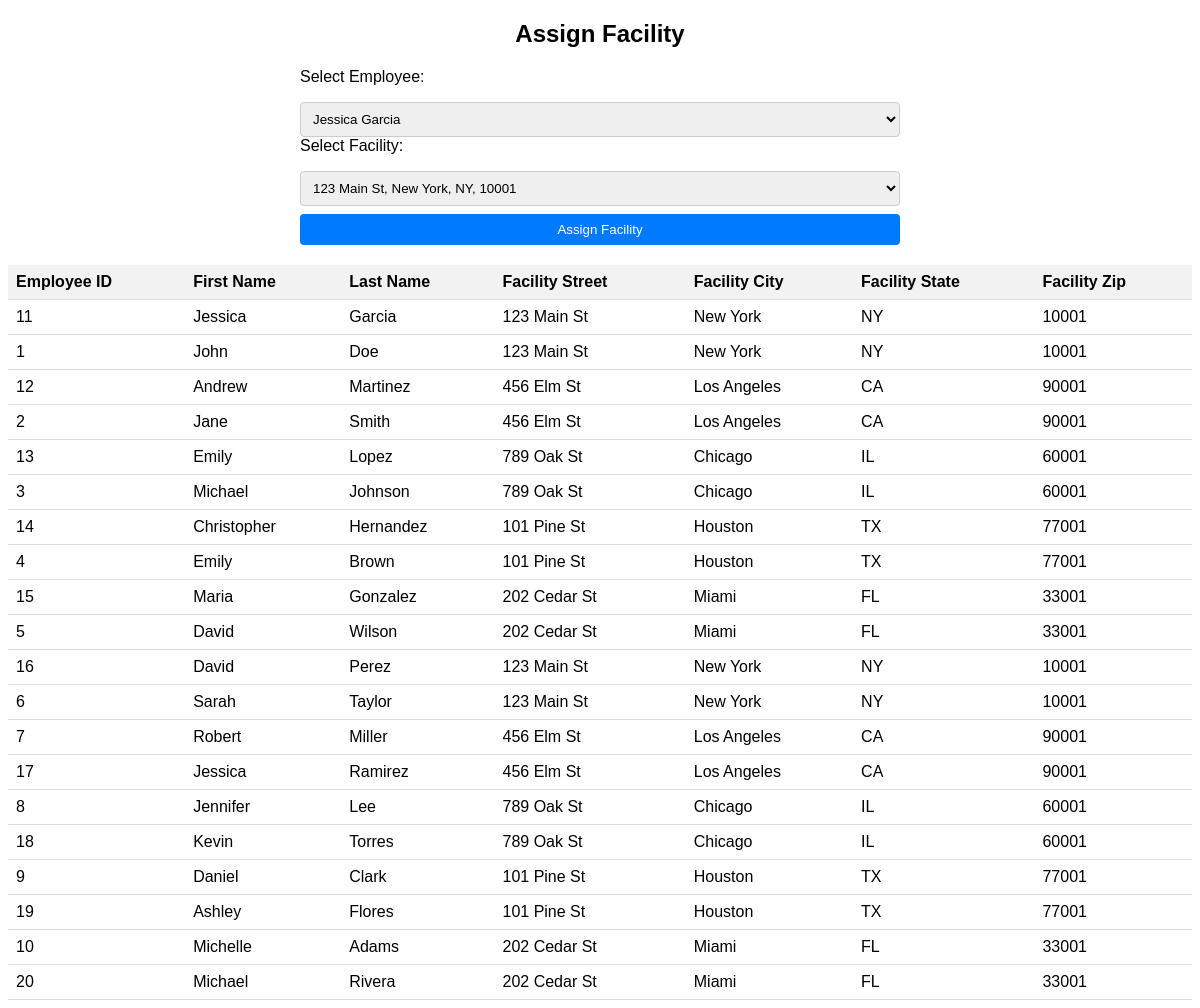
/modules/efm/employee-assignments/assign_facility.php, run on the app's committed database.
### tables this page shows
CREATE TABLE `employee` (
  `SSN` varchar(50) NOT NULL CHECK (LENGTH(`SSN`) = 9),
  `EmpID` int(10) NOT NULL AUTO_INCREMENT,
  `FName` varchar(120) DEFAULT NULL,
  `Minit` varchar(50) DEFAULT NULL,
  `LName` varchar(50) DEFAULT NULL,
  `Street` varchar(50) DEFAULT NULL,
  `City` varchar(50) DEFAULT NULL,
  `State` varchar(50) DEFAULT NULL,
  `Zip` varchar(50) DEFAULT NULL,
  `Salary` int(10) DEFAULT NULL,
  `Hiredate` DATETIME NULL DEFAULT current_timestamp(),
  `Jobclass` varchar(120) DEFAULT NULL,
  `FacID` int(10) DEFAULT NULL,
  UNIQUE (EmpID),
  PRIMARY KEY (`SSN`)
);

CREATE TABLE `Facility` (
  `FacID` int(10) NOT NULL AUTO_INCREMENT,
  `Street` varchar(120) DEFAULT NULL,
  `City` varchar(50) DEFAULT NULL,
  `State` varchar(50) DEFAULT NULL,
  `Zip` varchar(50) DEFAULT NULL,
  `Size` varchar(50) DEFAULT NULL,
  `Office_Count` int(10) NOT NULL,
  `Room_Count` int(10) DEFAULT NULL,
  `P_Code` int(10) DEFAULT NULL,
  `Date_Time` timestamp NULL DEFAULT current_timestamp(),
  `FacType` varchar(120) DEFAULT NULL,
  `Desc` varchar(50) DEFAULT NULL,
  PRIMARY KEY (`FacID`)
);

### modules/efm/employee-assignments/assign_facility.php (the view, shortened to what this page needs)
<!DOCTYPE html>
<html lang="en">
<head>
</head>
<body>
<h2>Assign Facility</h2>
<form action="<?php echo $_SERVER['PHP_SELF']; ?>" method="post">
    <label for="employee">Select Employee:</label>
    <select name="employee" id="employee" required>
        <?php
        include("config.php");
        $sql = "SELECT * FROM Employee";
        $result = mysqli_query($con, $sql);
        while ($row = mysqli_fetch_assoc($result)) {
            echo "<option value='" . $row['EmpID'] . "'>" . $row['FName'] . " " . $row['LName'] . "</option>";
        }
        ?>
    </select>
    <label for="facility">Select Facility:</label>
    <select name="facility" id="facility" required>
        <?php
        $sql = "SELECT * FROM Facility";
        $result = mysqli_query($con, $sql);
        while ($row = mysqli_fetch_assoc($result)) {
            echo "<option value='" . $row['FacID'] . "'>" . $row['Street'] . ", " . $row['City'] . ", " . $row['State'] . ", " . $row['Zip'] . "</option>";
        }
        ?>
    </select>
    <button type="submit" name="submit">Assign Facility</button>
    </form>
<table>
    <thead>
        <tr>
            <th>Employee ID</th>
            <th>First Name</th>
            <th>Last Name</th>
            <th>Facility Street</th>
            <th>Facility City</th>
            <th>Facility State</th>
            <th>Facility Zip</th>
        </tr>
    </thead>
    <tbody>
        <?php
        $sql = "SELECT Employee.EmpID, Employee.FName, Employee.LName, Facility.Street, Facility.City, Facility.State, Facility.Zip
                FROM Employee
                LEFT JOIN Facility ON Employee.FacID = Facility.FacID";
        $result = mysqli_query($con, $sql);
        if (mysqli_num_rows($result) > 0) {
            while ($row = mysqli_fetch_assoc($result)) {
                ?>
                <tr>
                    <td><?php echo $row['EmpID']; ?></td>
                    <td><?php echo $row['FName']; ?></td>
                    <td><?php echo $row['LName']; ?></td>
                    <td><?php echo $row['Street'] ?? ''; ?></td>
                    <td><?php echo $row['City'] ?? ''; ?></td>
                    <td><?php echo $row['State'] ?? ''; ?></td>
                    <td><?php echo $row['Zip'] ?? ''; ?></td>
                </tr>
                <?php
            }
        } else {
            echo "<tr><td colspan='7'>No assignments found</td></tr>";
        }
        ?>
    </tbody>
</table>
</body>
</html>

### modules/efm/employee-assignments/assign_facility.php (style rules this page uses)
body { font-family: Arial, sans-serif; }
h2 { text-align: center; }
form { max-width: 600px; margin: 0 auto; }
label { display: block; margin-bottom: 8px; }
select, button { padding: 8px; margin-top: 8px; border: 1px solid #ccc; border-radius: 4px; width: 100%; box-sizing: border-box; }
button { background-color: #007bff; color: #fff; border: none; cursor: pointer; }
table { width: 100%; border-collapse: collapse; margin-top: 20px; }
th, td { padding: 8px; text-align: left; border-bottom: 1px solid #ddd; }
th { background-color: #f2f2f2; }

### data on the page
employee: EmpID "11", FName "Jessica", LName "Garcia", FacID.Street "123 Main St", FacID.City "New York", FacID.State "NY", FacID.Zip "10001"
employee: EmpID "1", FName "John", LName "Doe", FacID.Street "123 Main St", FacID.City "New York", FacID.State "NY", FacID.Zip "10001"
employee: EmpID "12", FName "Andrew", LName "Martinez", FacID.Street "456 Elm St", FacID.City "Los Angeles", FacID.State "CA", FacID.Zip "90001"
employee: EmpID "2", FName "Jane", LName "Smith", FacID.Street "456 Elm St", FacID.City "Los Angeles", FacID.State "CA", FacID.Zip "90001"
employee: EmpID "13", FName "Emily", LName "Lopez", FacID.Street "789 Oak St", FacID.City "Chicago", FacID.State "IL", FacID.Zip "60001"
employee: EmpID "3", FName "Michael", LName "Johnson", FacID.Street "789 Oak St", FacID.City "Chicago", FacID.State "IL", FacID.Zip "60001"
employee: EmpID "14", FName "Christopher", LName "Hernandez", FacID.Street "101 Pine St", FacID.City "Houston", FacID.State "TX", FacID.Zip "77001"
employee: EmpID "4", FName "Emily", LName "Brown", FacID.Street "101 Pine St", FacID.City "Houston", FacID.State "TX", FacID.Zip "77001"
employee: EmpID "15", FName "Maria", LName "Gonzalez", FacID.Street "202 Cedar St", FacID.City "Miami", FacID.State "FL", FacID.Zip "33001"
employee: EmpID "5", FName "David", LName "Wilson", FacID.Street "202 Cedar St", FacID.City "Miami", FacID.State "FL", FacID.Zip "33001"
employee: EmpID "16", FName "David", LName "Perez", FacID.Street "123 Main St", FacID.City "New York", FacID.State "NY", FacID.Zip "10001"
employee: EmpID "6", FName "Sarah", LName "Taylor", FacID.Street "123 Main St", FacID.City "New York", FacID.State "NY", FacID.Zip "10001"
employee: EmpID "7", FName "Robert", LName "Miller", FacID.Street "456 Elm St", FacID.City "Los Angeles", FacID.State "CA", FacID.Zip "90001"
employee: EmpID "17", FName "Jessica", LName "Ramirez", FacID.Street "456 Elm St", FacID.City "Los Angeles", FacID.State "CA", FacID.Zip "90001"
employee: EmpID "8", FName "Jennifer", LName "Lee", FacID.Street "789 Oak St", FacID.City "Chicago", FacID.State "IL", FacID.Zip "60001"
employee: EmpID "18", FName "Kevin", LName "Torres", FacID.Street "789 Oak St", FacID.City "Chicago", FacID.State "IL", FacID.Zip "60001"
employee: EmpID "9", FName "Daniel", LName "Clark", FacID.Street "101 Pine St", FacID.City "Houston", FacID.State "TX", FacID.Zip "77001"
employee: EmpID "19", FName "Ashley", LName "Flores", FacID.Street "101 Pine St", FacID.City "Houston", FacID.State "TX", FacID.Zip "77001"
employee: EmpID "10", FName "Michelle", LName "Adams", FacID.Street "202 Cedar St", FacID.City "Miami", FacID.State "FL", FacID.Zip "33001"
employee: EmpID "20", FName "Michael", LName "Rivera", FacID.Street "202 Cedar St", FacID.City "Miami", FacID.State "FL", FacID.Zip "33001"

### other printed values
form field employee "Jessica Garcia"
form field facility "123 Main St, New York, NY, 10001"
